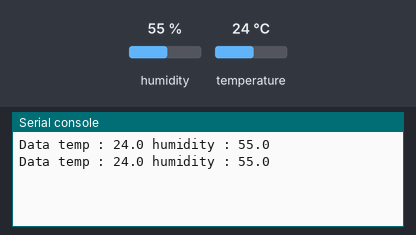
Bench run of a program on a simulated MicroPython board. Shown: the last lines printed to the serial console. The test bench sets the inputs (shaded band); at power-on: humidity 55 %, temperature 24 °C.

Above: at 1.2 s.
1.3 s: humidity set to 22 %
At 2.6 s:
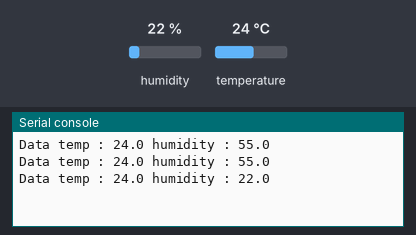
2.8 s: temperature set to 12 °C
At 3.6 s:
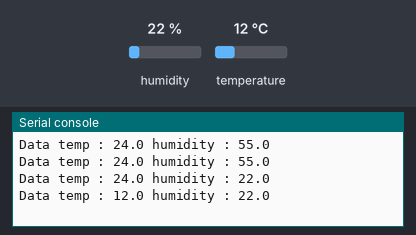
4.3 s: humidity set to 40 %
At 5.6 s:
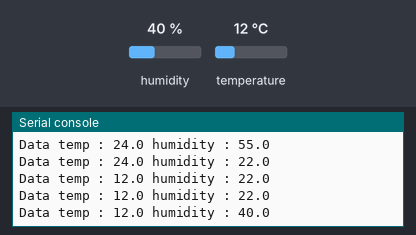
Timing chart, 0 to 7.3 s (numbered marks = the images above; inputs shaded):
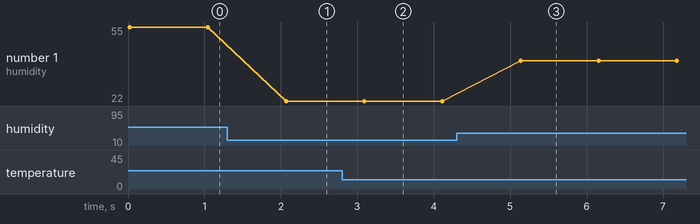

Measured:
- after the input at 1.3 s, the serial console: prints a new line after 0.77 s (image 1)
- after the input at 2.8 s, the serial console: prints a new line after 0.29 s (image 2)
- after the input at 4.3 s, the serial console: prints a new line after 0.84 s (image 3)
- plotted number 1: 55 → 22 after the input at 1.3 s, 22 → 40 after the input at 4.3 s

The program:

dht22.py
```python
import dht
import machine
import time

# pin D1
dhtValue = dht.DHT22(machine.Pin(4))
# print
while 1:
    dhtValue.measure()
    print ("Data temp : "+str(dhtValue.temperature())+" humidity : "+str(dhtValue.humidity()))
    time.sleep(1)
```
